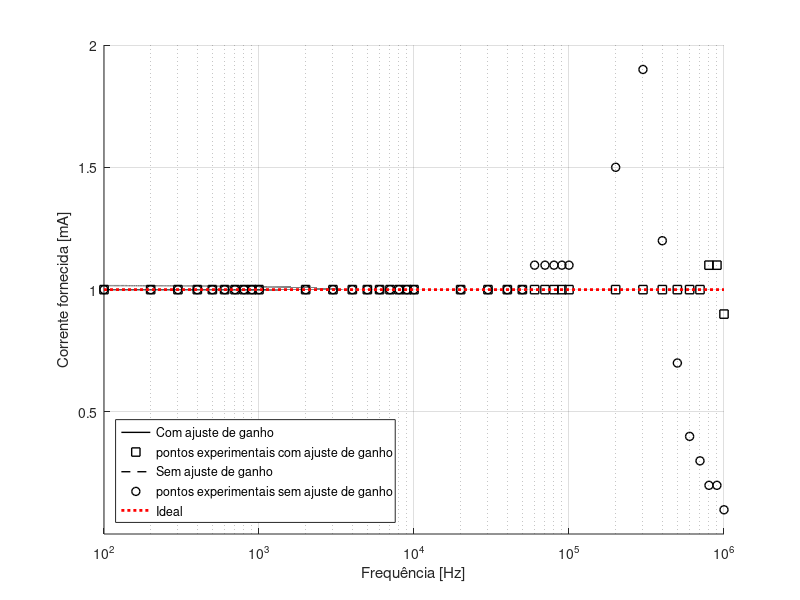
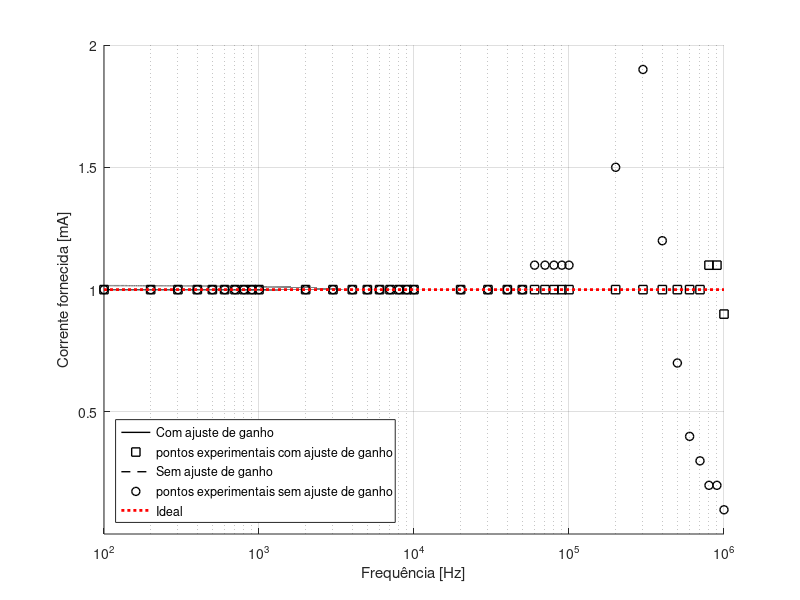

Here is the MATLAB script that generated these plots, in order:
#pkg install -forge control;
pkg load control; #carrega o pacote de controle
clear all;
close all;
clc;
%set (gcf, "graphicssmoothing", "off");

I_ajustada =  load("corrente_INA_ajustada.txt");#tensao sobre a carga (V)
I_ajustada = I_ajustada'*1000; #transpoe o vetor de tensoes sobre as cargas

I_N_ajustada =  load("corrente_INA_nao_ajustada.txt");#tensao sobre a carga (V)
I_N_ajustada = I_N_ajustada'*1000; #transpoe o vetor de tensoes sobre as cargas


frequencias = load("frequencias.txt") ; #frequencias analisadas
frequencias = frequencias';



######encontrar o ajuste de curva por interpolacao polinomial######
p = polyfit(frequencias, I_ajustada,6); #devolve os coeficientes do polinomio, ultimo argumento eh o grau
p_1 = polyfit(frequencias, I_N_ajustada,6); #devolve os coeficientes do polinomio, ultimo argumento eh o grau

#ir testando o grau que melhor se ajusta aos pontos

xmin = frequencias(1);
xmax = frequencias(length(frequencias));

xx = xmin:0.1:xmax; #vetor de x

%xx_1 = cargas_1(1):0.1:cargas_1(length(cargas_1)); #vetor de x
%xx_2 = cargas_2(1):0.1:cargas_2(length(cargas_2)); #vetor de x


yy = polyval(p,xx); #vetor de y
yy_1 = polyval(p_1,xx); #vetor de y
%yy_2 = polyval(p_2,xx_2); #vetor de y

figure(1); hold on
semilogx(xx,yy,'k', 'linewidth', 1, frequencias, I_ajustada, 'ks', 'linewidth', 1);
semilogx(xx,yy_1,'--k', 'linewidth', 1, frequencias, I_N_ajustada, 'ko', 'linewidth', 1);
%loglog(xx_2,yy_2,'c', 'linewidth', 2, cargas_2, Iload_2, 'm*');

line ([xmin xmax], [1 1], "linestyle", ":","color", "r", 'linewidth', 2);


%line ([38000 38000], [0.1 4], "linestyle", ":", "color", "r", 'linewidth', 2);
%line ([5490 5490], [0.1 4], "linestyle", ":", "color", "b", 'linewidth', 2);
%line ([1094 1094], [0.1 4], "linestyle", ":", "color", "c", 'linewidth', 2);
 #ponto em que ocorre saturacao do ampOp SEMPRE ALTERAR


%gggggggggggggg = text(22000, 1.5,['38k \Omega \rightarrow  '])
%ggggggggggg = text(6000, 1.5,['\leftarrow  5.5k \Omega  '])
%ggggggggg = text(700, 1.5,['1k \Omega \rightarrow  '])



#caso queira imprimir o polinomio no gráfico:
%s = sprintf('y =(%.1f) x^2 +(%.5f) x + (%.5f)',p(1),p(2), p(3));
#text(100,0.4,s) #posição do polinomio no gráfico

%title('Carga resistiva');
ylabel('Corrente fornecida [mA]');
xlabel('Frequência [Hz]');
h = legend ("Com ajuste de ganho","pontos experimentais com ajuste de ganho",
"Sem ajuste de ganho","pontos experimentais sem ajuste de ganho","Ideal");

legend(h,'Location','southwest'	);
xlim ([xmin,xmax])
ylim ([0.001,2])


grid on

saveas(1,'correnteXfreq_carga_R_500.jpg')

#coeficientes do polinomio
%p(1)
%p(2)
print('filename.jpg', '-djpg', '-S872,654');
